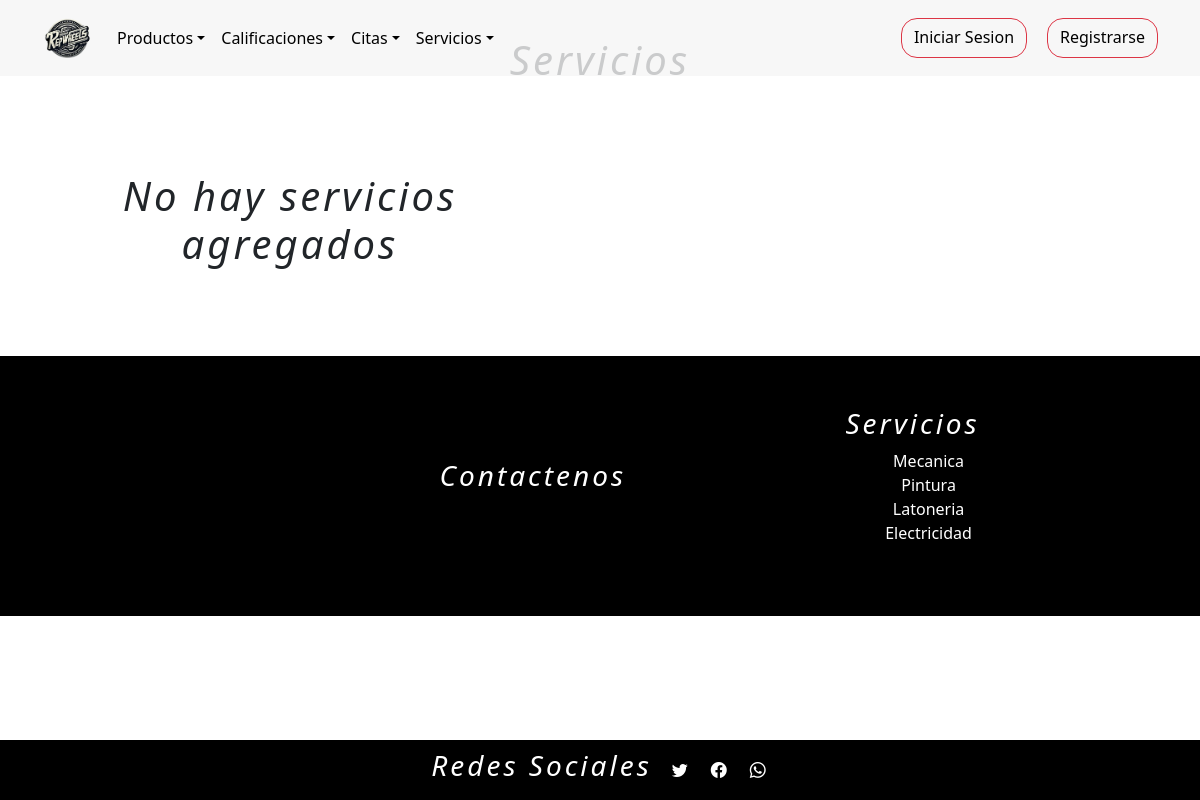
Before: /servicios with the older database file.
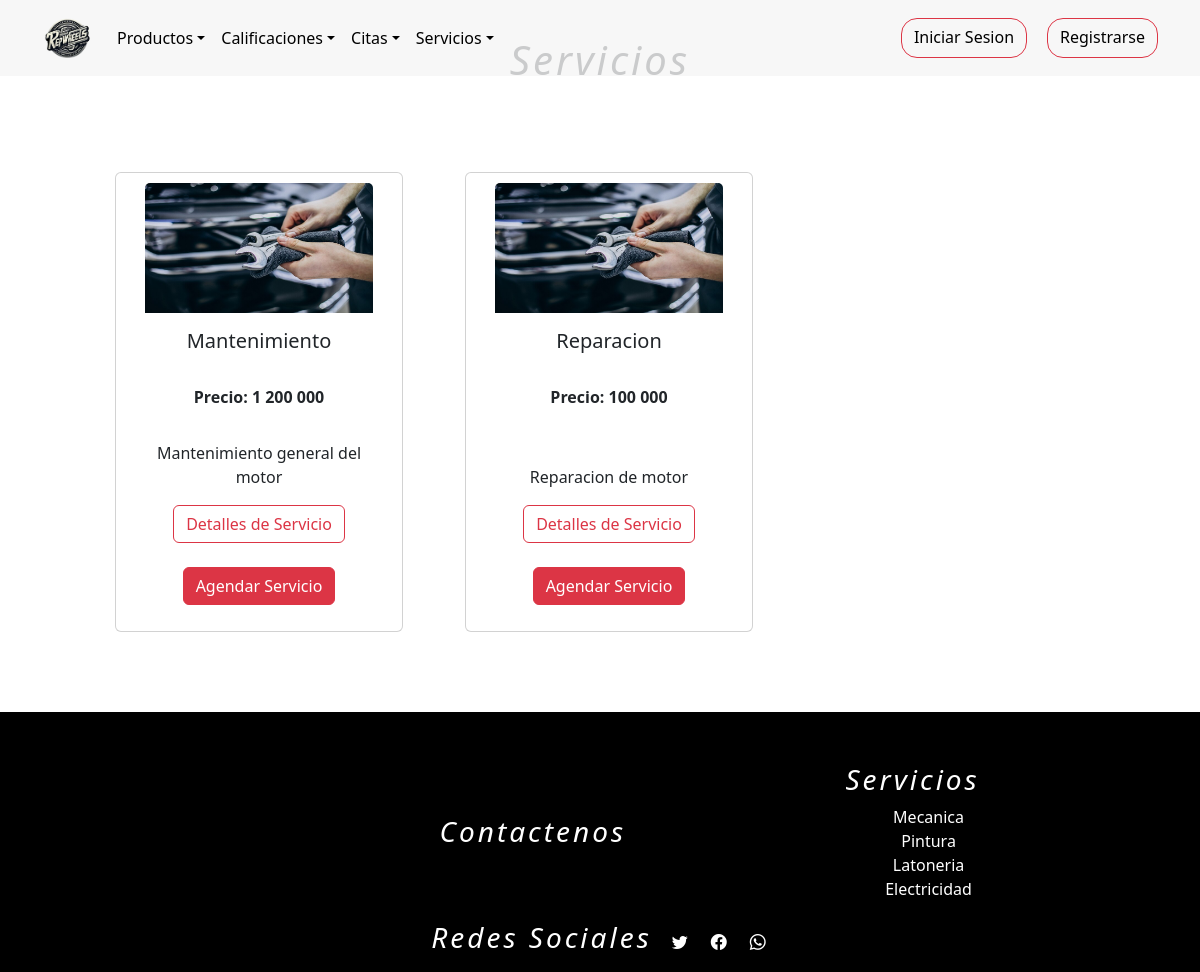
After: the same page with the newer database file.
### tienda/models.py (models this page shows, shortened)
class Servicios(models.Model):
    nombre = models.CharField(max_length=254)
    descripcion_servicio = models.TextField()
    foto = models.ImageField(upload_to="media/", default="tienda/media/servicio.jpg")
    precio = models.IntegerField(null=False,blank=False,default=100000)

### tienda/views.py (the view)
# urls.py: path('servicios',views.servicio,name='servicios'),
def servicio(request):
    q = Servicios.objects.all()
    p = Promociones.objects.all()
    context = {"data":q , 'promociones' : p}
    return render(request, "tienda/servicios/servicio.html",context)

### tienda/templates/tienda/servicios/servicio.html (shortened to what this page needs)
{% extends 'tienda/base.html' %}
{% load static %}
{% load humanize %}
{% block contenedor %}
<main class="mainly">
        <section style="background-color: black;">
            <div id="carouselServicios" class="carousel slide" style="max-width: 100%; height: 10">
              <button class="carousel-control-next" type="button" data-bs-target="#carouselServicios" data-bs-slide="next">
                <span class="carousel-control-next-icon" ariahidden="true"></span>
              </button>
            </div>
          </section>
          <section class="servicios">
            <h1>Servicios</h1>
            <div>
              <div class="product">
                  {% if data %}
                      {% for p in data %}
                              <div class="card align-items-center text-center p-10 "  style="width: 18rem; padding: 10px;">
                                <img src="{{ p.foto.url }}" class="card-img-top" alt="{{ p.nombre }}" style="width:86%; height: 130px;" >
                                <div class="card-body">
                                  <h5 class="card-title">{{ p.nombre }}</h5>
                                  <p class="card-text"><br> <strong>Precio: {{ p.precio|floatformat:0|intcomma }}</strong></p>
                                </div>
                                <div>
                                  <div class="card-body">
                                    <p class="card-text">{{ p.descripcion_servicio }} </p>
                                    <a onclick="info({{ p.id }})" class="btn btn-outline-danger" data-bs-toggle="modal" data-bs-target="#details">Detalles de Servicio</a> <br><br>
                                    <a href="{% url 'citas' %}" class="btn btn-danger">Agendar Servicio</a>
                                  </div>
                                </div>
                              </div>
                      {% endfor %}
                  {% else %}
                      <h1>No hay servicios agregados</h1>
                  {% endif %}
              </div>
          </div>
          </section>
</main>
{% endblock %}

### tienda/templates/tienda/base.html (shortened to what this page needs)
{% load static %}
<!doctype html>
<html lang="es">
<head>
    <link rel="stylesheet" href="{% static 'tienda/css/bootstrap.min.css' %}" />
    <link rel="stylesheet" href="{% static 'tienda/css/landing.css' %}" />
    <link rel="stylesheet" href="https://cdn.jsdelivr.net/npm/bootstrap-icons@1.11.1/font/bootstrap-icons.css">
</head>
<body onload="cargar()">
    <header>
        <nav class="navbar navbar-expand-lg navbar-dark fixed-top" id="trasnnav" >
            <div class="container" >
                <a class="navbar-brand" href="{% url 'index' %}"><img src="{% static 'tienda/img/Logo.png' %}" alt=""
                        width="51px" height="50px"></a>
                <div class="collapse navbar-collapse" id="mynavbar">
                    <ul class="navbar-nav me-auto">
                        <li class="nav-item dropdown">
                            <a class="nav-link dropdown-toggle" href="#" role="button"
                                data-bs-toggle="dropdown" style="color: black;">Productos</a>
                        </li>
                        <li class="nav-item dropdown">
                            <a class="nav-link dropdown-toggle" href="#" role="button"
                                data-bs-toggle="dropdown" style="color: black;">Calificaciones</a>
                        </li>
                        <li class="nav-item dropdown">
                            <a class="nav-link dropdown-toggle" href="#" role="button"
                                data-bs-toggle="dropdown" style="color: black;">Citas</a>
                        </li>
                        <li class="nav-item dropdown">
                            <a class="nav-link dropdown-toggle" href="#" role="button"
                                data-bs-toggle="dropdown" style="color: black;">Servicios</a>
                        </li>
                    </ul>
                    <form id='botones' class="d-flex">
                        {% if request.session.logueo.rol > 0 and request.session.logueo.rol <= 5 %}
                            <a class="btn btn-danger" hidden href="{% url 'login' %}">Iniciar</a>
                            <a class="btn btn-outline-danger" href="{% url 'logout' %}"><i class="bi bi-door-open-fill" style="color: black;"></i></a>
                            <a href="javascript:showCart(`{% url 'showCart' %}`);" class="btn btn-outline-danger"><i class="bi bi-cart-fill" style="color: black;"></i></a>
                            <ul class="navbar-nav me-auto">
                                <li class="nav-item dropdown">
                                    <a class="nav-link dropdown-toggle btn btn-outline-danger"  href="#" role="button"
                                        data-bs-toggle="dropdown"><i class="bi bi-list" style="color: black;"></i></a>
                                    <ul class="dropdown-menu">
                                        <li><a class="dropdown-item" style="color: black;" href="{% url 'perfil' %}">Perfil</a></li>
                                        <li><a class="dropdown-item" style="color: black;" href="{% url 'add_car' %}">Mis vehiculos</a></li>
                                    </ul>
                                </li>
                            </ul>
                        {% else %}
                            <a class="btn btn-outline-danger text-black rounded-4" href="{% url 'login' %}">Iniciar Sesion</a>
                            <a class="btn btn-outline-danger text-black rounded-4" href="{% url 'register' %}">Registrarse</a>
                        {% endif %}
                    </form>
                </div>
            </div>
        </nav>
    </header>
    <div >
        {% block contenedor %}
        {% endblock %}
    </div>
    <footer>
        <div id="super">
            <div>
                <h3>Contactenos</h3>
            </div>
            <div>
                <h3>Servicios</h3>
                <ul>
                    <li>Mecanica</li>
                    <li>Pintura</li>
                    <li>Latoneria</li>
                    <li>Electricidad</li>
                </ul>
            </div>
        </div>
        <div id="infer" class="fixed-bottom">
            <h3>Redes Sociales</h3>
            <a href="#"><i class="bi bi-twitter"></i></a>
            <a href="#"><i class="bi bi-facebook"></i></a>
            <a href="#"><i class="bi bi-whatsapp"></i></a>
        </div>
    </footer>
</body>
</html>

### tienda/static/tienda/css/landing.css (style rules this page uses)
section { background-color: rgb(255, 255, 255); height: 100%; }
.mainly { padding-top: 3%; }
a { text-decoration: none; color: white; }
h1 { text-align: center; }
li { list-style: none; }
footer { background-color: rgb(0, 0, 0); width: 100%; height: 260px; color: rgb(255, 255, 255); border:1px solid black ; }
#super { margin-top: 50px; display: flex; justify-content: space-evenly; align-items: center; text-align: center; padding-bottom: 20px ; }
#infer { background-color: black; display: flex; justify-content: center; align-items: center; color: white; height: 60px; gap: 20px; letter-spacing: 3px; }
footer h3,h1 { text-align: center; font-style: italic; letter-spacing: 3px; }
#infer h3 { font-style: italic; }
#trasnnav { background-color: rgba(245, 245, 245, 0.8); }
i { color: white; }
#botones { display: flex; flex-direction: row; justify-content: space-evenly; gap: 20px; height: 40px; }
#botones a { color: white; text-decoration: none; }
.servicios { height: 100%; border: none; }
.product { display: grid; grid-template-columns: repeat(3,350px); row-gap:50px; margin-left: 80px; align-content: center; justify-content: center; padding: 80px ; }

Changed rows visible on the page:
added Servicios: foto (picture), nombre "Mantenimiento", precio "1 200 000", descripcion_servicio "Mantenimiento general del motor"
added Servicios: foto (picture), nombre "Reparacion", precio "100 000", descripcion_servicio "Reparacion de motor"
Other visible differences:
text no longer shown: "No hay servicios agregados"
